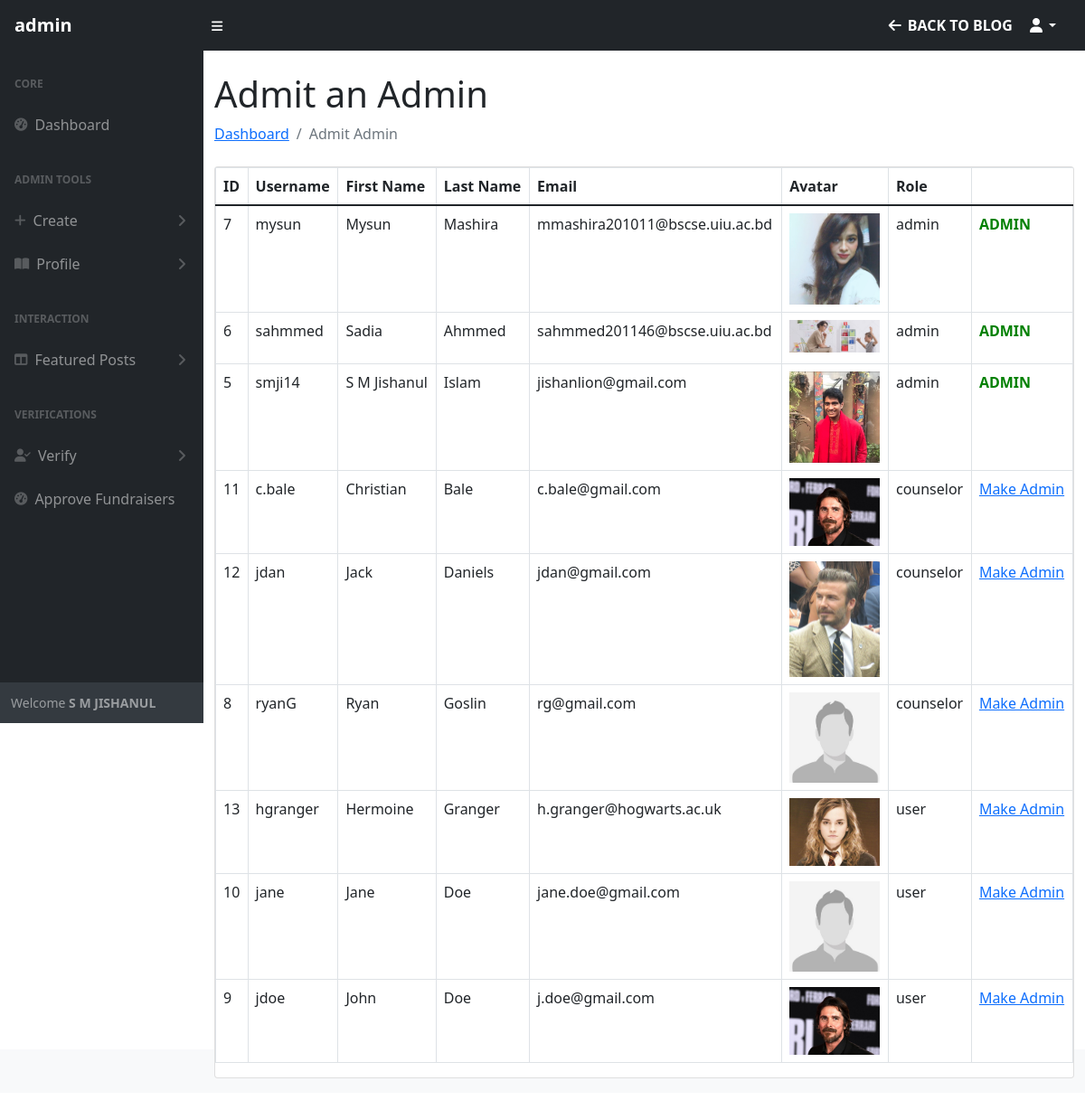
The app's page /admin/view_admin.php (signed in) with its own data.
### tables this page shows
CREATE TABLE `user_type` (
  `type_id` int(11) NOT NULL,
  `role` varchar(255) NOT NULL DEFAULT 'user'
);

CREATE TABLE `users` (
  `id` int(11) NOT NULL,
  `first_name` varchar(255) NOT NULL,
  `last_name` varchar(255) NOT NULL,
  `username` varchar(255) NOT NULL,
  `password` varchar(255) NOT NULL,
  `email` varchar(255) NOT NULL,
  `phone` varchar(255) NOT NULL DEFAULT '12345678911',
  `role` int(11) DEFAULT 3,
  `verified` enum('T','F') DEFAULT 'F',
  `avatar` text,
  `area` varchar(255) NOT NULL,
  `city` varchar(255) NOT NULL,
  `state` varchar(255) NOT NULL,
  `speciality` varchar(255) DEFAULT NULL,
  `randSalt` varchar(255) DEFAULT '$2y$10$verycrazystring1234567'
);

### admin/includes/functions.php (the view, shortened to what this page needs)
<?php
function getRoleByID($id)
{
    global $connection;
    $query = "SELECT role FROM user_type WHERE type_id=$id";
    $res = mysqli_query($connection, $query) or die("Failed" . mysqli_error($connection));
    if ($res) {
        return mysqli_fetch_assoc($res)["role"];
    }
}
function toggleAdmin($role, $id)
{
    if ($role != 1) {
        return "<a onClick=\"javascript: return confirm('Are you sure you want to make this user an admin?');\" href='view_admin.php?target=make&id={$id}'>Make Admin</a>";
    } else {
        return "<p style='color: green;'><strong>ADMIN</strong></p>";
    }
}
function getAllUsersInATable()
{
    global $connection;
    $query = "SELECT * FROM users ORDER BY role, username";
    $res = mysqli_query($connection, $query) or die("Failed" . mysqli_error($connection));
    if ($res) {
        while ($row = mysqli_fetch_assoc($res)) {
            echo "
            <tr>
                <td>{$row['id']}</td>
                <td>{$row['username']}</td>
                <td>{$row['first_name']}</td>
                <td>{$row['last_name']}</td>
                <td>{$row['email']}</td>
                <td><img width=100 class='img-responsive' src='../images/avatars/{$row['avatar']}' alt='user image' /></td>
                <td>" . getRoleByID($row["role"]) . "</td>
                <td>" . toggleAdmin($row["role"], $row["id"]) . "</td>
            </tr>
            ";
        }
    }
}

### admin/includes/components/navbar.php (shortened to what this page needs)
<?php
if ($_SESSION["role"] == 2) {
    echo "<nav class='sb-topnav navbar navbar-expand' style='background-color: #dd4f5d; color: white;'>";
} else if ($_SESSION["role"] == 3) {
    echo "<nav class='sb-topnav navbar navbar-expand' style='background-color: #2c447e'>";
} else {
    echo "<nav class='sb-topnav navbar navbar-expand navbar-dark bg-dark'";
}
?>
<a class="navbar-brand ps-3" href="index.php" style="color: white;"> <strong> <?php echo getRoleByID($_SESSION["role"]) ?> </strong> </a>
<button class="btn btn-link btn-sm order-1 order-lg-0 me-4 me-lg-0" id="sidebarToggle" style="color: white;" href="#!"><i class="fas fa-bars"></i></button>
<ul class="navbar-nav ms-auto ms-md-0 me-3 me-lg-4">
    <li class="nav-item">
        <a class="nav-link" href="../index.php" style="color: white;"><i class="fas fa-arrow-left fa-fw"></i> <strong>BACK TO BLOG</strong></a>
    </li>
    <li class="nav-item dropdown">
        <a class="nav-link dropdown-toggle" id="navbarDropdown" href="#" role="button" style="color: white;" data-bs-toggle="dropdown" aria-expanded="false"><i class="fas fa-user fa-fw"></i></a>
    </li>
</ul>
</nav>

### records on screen
user_type: role "admin"
users: id "7", username "mysun", first_name "Mysun", last_name "Mashira", email "mmashira201011@bscse.uiu.ac.bd", avatar (picture), role.role "admin", shows "ADMIN"
users: id "6", username "sahmmed", first_name "Sadia", last_name "Ahmmed", email "sahmmed201146@bscse.uiu.ac.bd", avatar (picture), role.role "admin", shows "ADMIN"
users: id "5", username "smji14", first_name "S M Jishanul", last_name "Islam", email "jishanlion@gmail.com", avatar (picture), role.role "admin", shows "ADMIN"
users: id "11", username "c.bale", first_name "Christian", last_name "Bale", email "c.bale@gmail.com", avatar (picture), role.role "counselor"
users: id "12", username "jdan", first_name "Jack", last_name "Daniels", email "jdan@gmail.com", avatar (picture), role.role "counselor"
users: id "8", username "ryanG", first_name "Ryan", last_name "Goslin", email "rg@gmail.com", avatar (picture), role.role "counselor"
users: id "13", username "hgranger", first_name "Hermoine", last_name "Granger", email "h.granger@hogwarts.ac.uk", avatar (picture), role.role "user"
users: id "10", username "jane", first_name "Jane", last_name "Doe", email "jane.doe@gmail.com", avatar (picture), role.role "user"
users: id "9", username "jdoe", first_name "John", last_name "Doe", email "j.doe@gmail.com", avatar (picture), role.role "user"

### other values on screen
$_SESSION["first_name"] "S M JISHANUL"
